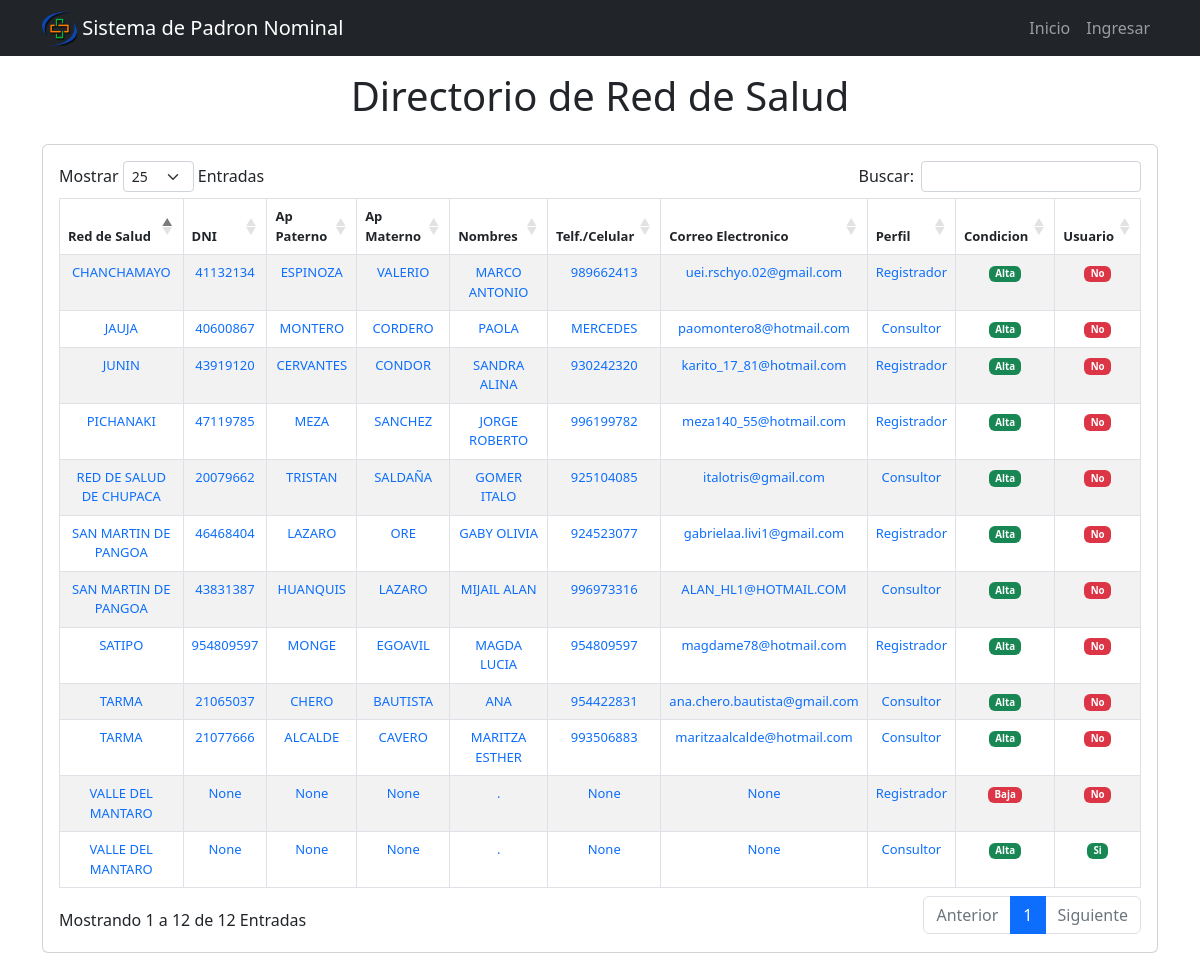
Page /frontend_directorio_red/ on the earlier database version.
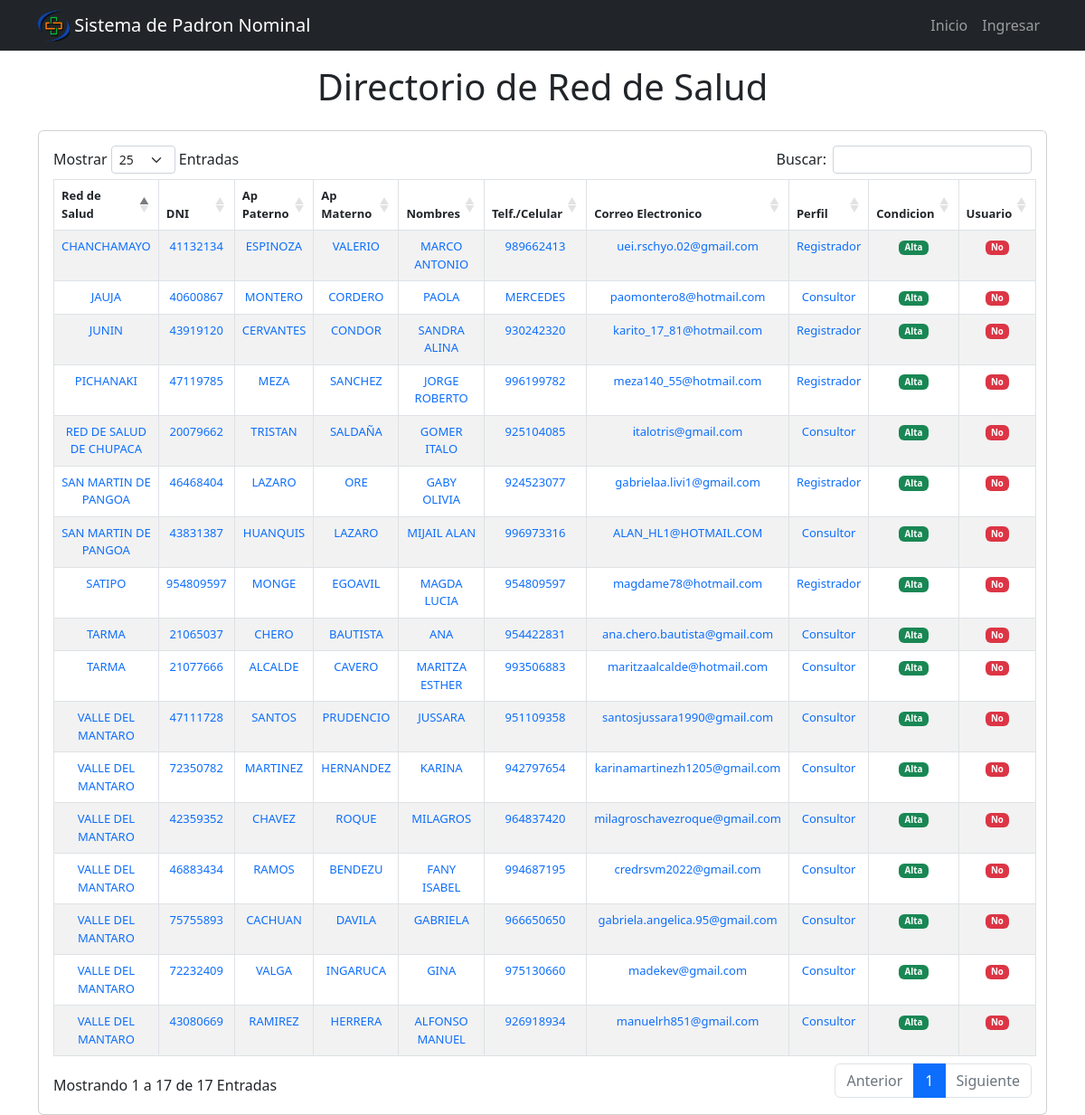
Same page on the later database version.
### filiacion/models.py (models this page shows, shortened)
class DirectorioRed(models.Model):
    TIPO_USUARIO = [
                    ('diresa', 'diresa'),
                    ('red', 'red'),
                    ('microred', 'microred'),
                    ('establecimiento', 'establecimiento'),
                ]
    PERFIL = [
                ('Consultor', 'Consultor'),
                ('Registrador', 'Registrador'),
            ]
    CONDICION = [
                    ('Alta', 'Alta'),
                    ('Baja', 'Baja'),
                ]
    CUENTA_USUARIO = [
                    ('Si', 'Si'),
                    ('No', 'No'),
                    ('Espera respuesta MINSA', 'Espera respuesta MINSA'),
                ]
    diresa = models.CharField(max_length=100,null=True, blank=True)
    red = models.CharField(max_length=100,null=True, blank=True)
    microred = models.CharField(max_length=100,null=True, blank=True)
    establecimiento = models.CharField(max_length=100,null=True, blank=True)
    tipo_usuario = models.CharField(choices=TIPO_USUARIO, max_length=100, null=True, blank=True)
    documento_identidad = models.CharField(max_length=100,null=True, blank=True)
    apellido_paterno = models.CharField(max_length=100,null=True, blank=True)
    apellido_materno = models.CharField(max_length=200,null=True, blank=True)
    nombres = models.CharField(max_length=200,null=True, blank=True)
    telefono = models.CharField(max_length=200,null=True, blank=True)
    correo_electronico = models.CharField(max_length=200,null=True, blank=True)
    perfil = models.CharField(choices=PERFIL,max_length=100,null=True, blank=True)
    condicion = models.CharField(choices=CONDICION,max_length=100,null=True, blank=True)
    cuenta_usuario = models.CharField(choices=CUENTA_USUARIO,max_length=100,null=True, blank=True)
    contraseña_usuario = models.CharField(max_length=100,null=True, blank=True)
    req_formato = models.FileField(upload_to="filiacion/formato/",null=True, blank=True)
    dateTimeOfUpload_req_formato = models.DateTimeField(auto_now = True,null=True, blank=True)
    req_generales_excel = models.FileField(upload_to="filiacion/excel/",null=True, blank=True)
    dateTimeOfUpload_generales_excel = models.DateTimeField(auto_now = True,null=True, blank=True)

### filiacion/views.py (the view)
# urls.py: path('frontend_directorio_red/', views.frontend_directorio_red, name='frontend_directorio_red'),
def frontend_directorio_red(request):
    directorio_redes= DirectorioRed.objects.all()
    context = {
            'directorio_redes': directorio_redes,
            }
    return render(request, 'frontend/directorio_red.html', context)

### filiacion/templates/frontend/directorio_red.html
{% extends 'base.html' %}
{% block content %}
<main class="container">
    <div class="display-1 text-center py-3">
      <h1>Directorio de Red de Salud</h1>
    </div>
  <section class="card card-body">
    <div class="row">
      <div class="table-responsive">
        <table id="table_padron_red_frontend" class="table table-bordered table-hover table-striped">
          <thead class="text-center" style="font-size: 13px;">
            <tr>
              <th>Red de Salud</th>
              <th>DNI</th>
              <th>Ap Paterno</th>
              <th>Ap Materno</th>
              <th>Nombres</th>
              <th>Telf./Celular</th>
              <th>Correo Electronico</th>
              <th>Perfil</th>
              <th>Condicion</th>
              <th>Usuario</th>
            </tr>
          </thead>
          <tbody class="text-center" style="font-size: 13px;" >
              {% for directorio_red in directorio_redes %}
              <tr>
                <td class="text-primary">{{ directorio_red.diresa }}</td>
                <td class="text-primary">{{ directorio_red.documento_identidad }}</td>
                <td class="text-primary">{{ directorio_red.apellido_paterno }}</td>
                <td class="text-primary">{{ directorio_red.apellido_materno }}</td>
                <td class="text-primary">{{ directorio_red.nombres }}</td>
                <td class="text-primary">{{ directorio_red.telefono }}</td>
                <td class="text-primary">{{ directorio_red.correo_electronico }}</td>
                <td class="text-primary">{{ directorio_red.perfil }}</td>
                {% if directorio_red.condicion == "Alta" %}
                <td>
                  <span class="badge bg-success">{{ directorio_red.condicion }}</span>
                </td>
                {% else %}
                <td>
                  <span class="badge bg-danger">{{ directorio_red.condicion }}</span>
                </td>
                {% endif %}
                {% if directorio_red.cuenta_usuario == "Si" %}
                <td>
                  <span class="badge bg-success">{{ directorio_red.cuenta_usuario }}</span>
                </td>
                {% else %}
                <td>
                  <span class="badge bg-danger">{{ directorio_red.cuenta_usuario }}</span>
                </td>
                {% endif %}
              </tr>
            {% endfor %}
          </tbody>
        </table>
      </div>
    </div>
  </section>
</main>
{% endblock %}

### filiacion/templates/base.html (shortened to what this page needs)
{% load static %}
<!DOCTYPE html>
<html lang="es">
  <head>
    <link rel="stylesheet" href="https://cdn.jsdelivr.net/npm/bootstrap@5.2.0/dist/css/bootstrap.min.css">
    <link rel="stylesheet" href="{% static 'css/dataTables.bootstrap5.min.css' %}">
    <link rel="stylesheet" href="https://cdnjs.cloudflare.com/ajax/libs/font-awesome/5.15.1/css/all.min.css" />
  </head>
  <body>
    {% include '_navbar.html' %}
    {% block content %}
    {% endblock %}
  </body>
</html>

### filiacion/templates/_navbar.html (shortened to what this page needs)
{% load static %}
<nav class="navbar navbar-expand-lg navbar-dark bg-dark">
  <div class="container">
    <img src="{% static 'img/logo_2.png' %}" width="35" height="35">
    <a class="navbar-brand" href="/">&nbsp;Sistema de Padron Nominal</a>
    <div class="collapse navbar-collapse" id="navbarNav">
      <ul class="navbar-nav ms-auto">
        <li class="nav-item">
          <a href="/" class="nav-link">Inicio</a>
        </li>
          {% if user.is_authenticated %}
          <li class="nav-item dropdown">
            <a class="nav-link dropdown-toggle" href="#" data-bs-toggle="dropdown" aria-expanded="false"><i class="fa fa-user-circle"></i> {{ user.username }}</a>
              <ul class="dropdown-menu dropdown-menu-right">
                <li><a class="dropdown-item" href="/logout"> Salir</a></li>
              </ul>
          </li>
          {% else %}
          <li class="nav-item">
            <a href="/signin" class="nav-link" >Ingresar</a>
          </li>
        {% endif %}
      </ul>
    </div>
  </div>
</nav>

Differences in the rows shown:
changed DirectorioRed: documento_identidad "None" → "47111728"; apellido_paterno "None" → "SANTOS"; apellido_materno "None" → "PRUDENCIO"; nombres "." → "JUSSARA"; telefono "None" → "951109358"; correo_electronico "None" → "santosjussara1990@gmail.com"; perfil "Registrador" → "Consultor"; condicion "Baja" → "Alta"
changed DirectorioRed: documento_identidad "None" → "72350782"; apellido_paterno "None" → "MARTINEZ"; apellido_materno "None" → "HERNANDEZ"; nombres "." → "KARINA"; telefono "None" → "942797654"; correo_electronico "None" → "karinamartinezh1205@gmail.com"; cuenta_usuario "Si" → "No"
added DirectorioRed: diresa "VALLE DEL MANTARO", documento_identidad "42359352", apellido_paterno "CHAVEZ", apellido_materno "ROQUE", nombres "MILAGROS", telefono "964837420", correo_electronico "milagroschavezroque@gmail.com", perfil "Consultor", condicion "Alta", cuenta_usuario "No"
added DirectorioRed: diresa "VALLE DEL MANTARO", documento_identidad "46883434", apellido_paterno "RAMOS", apellido_materno "BENDEZU", nombres "FANY ISABEL", telefono "994687195", correo_electronico "credrsvm2022@gmail.com", perfil "Consultor", condicion "Alta", cuenta_usuario "No"
added DirectorioRed: diresa "VALLE DEL MANTARO", documento_identidad "75755893", apellido_paterno "CACHUAN", apellido_materno "DAVILA", nombres "GABRIELA", telefono "966650650", correo_electronico "gabriela.angelica.95@gmail.com", perfil "Consultor", condicion "Alta", cuenta_usuario "No"
added DirectorioRed: diresa "VALLE DEL MANTARO", documento_identidad "72232409", apellido_paterno "VALGA", apellido_materno "INGARUCA", nombres "GINA", telefono "975130660", correo_electronico "madekev@gmail.com", perfil "Consultor", condicion "Alta", cuenta_usuario "No"
added DirectorioRed: diresa "VALLE DEL MANTARO", documento_identidad "43080669", apellido_paterno "RAMIREZ", apellido_materno "HERRERA", nombres "ALFONSO MANUEL", telefono "926918934", correo_electronico "manuelrh851@gmail.com", perfil "Consultor", condicion "Alta", cuenta_usuario "No"
Other differences:
text written by a page script: "Mostrar Entradas Buscar: Mostrando 1 a 12 de 12 Entradas Anterior 1 Siguiente" → "Mostrar Entradas Buscar: Mostrando 1 a 17 de 17 Entradas Anterior 1 Siguiente"
